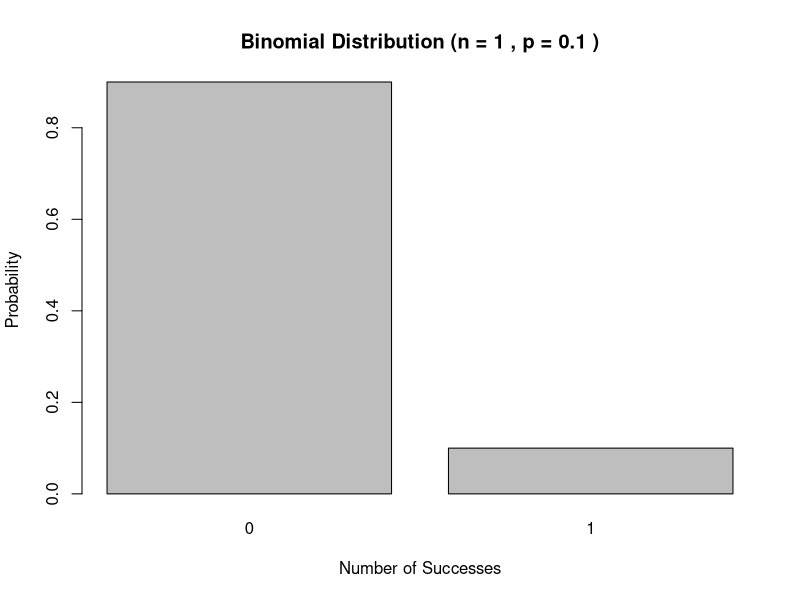
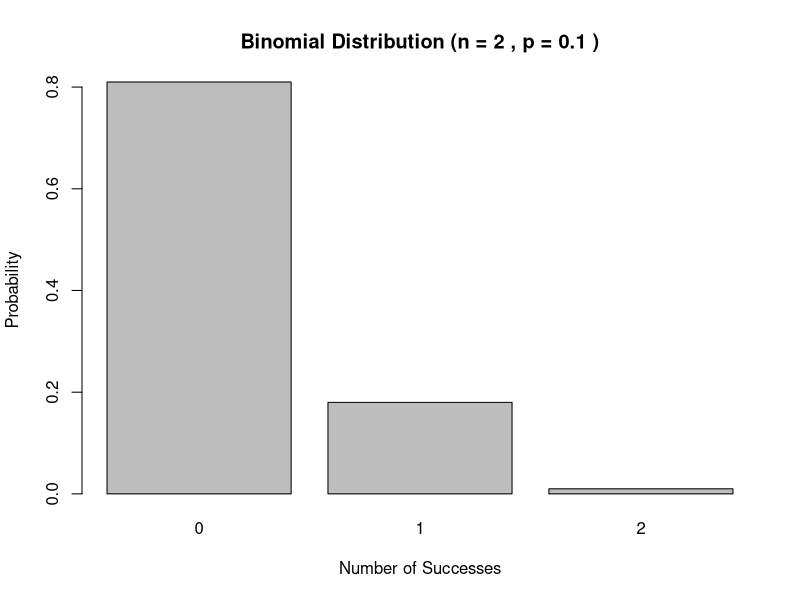
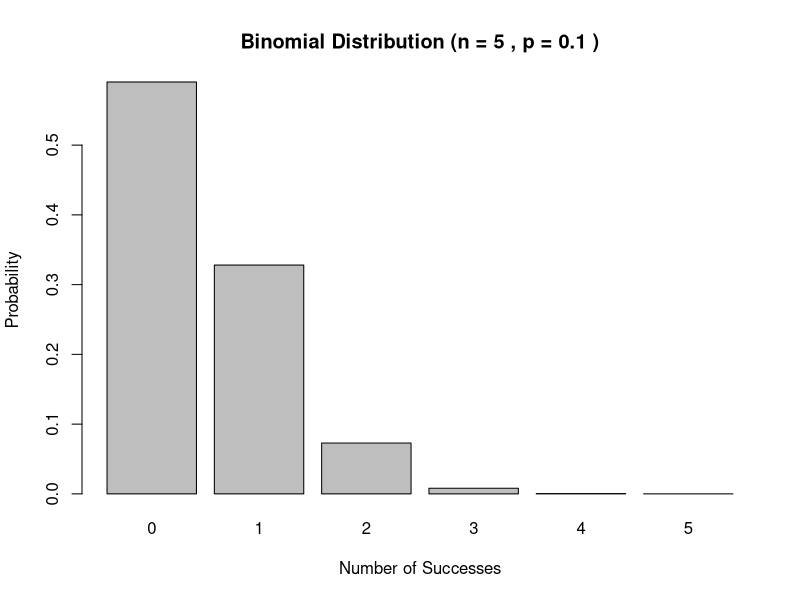
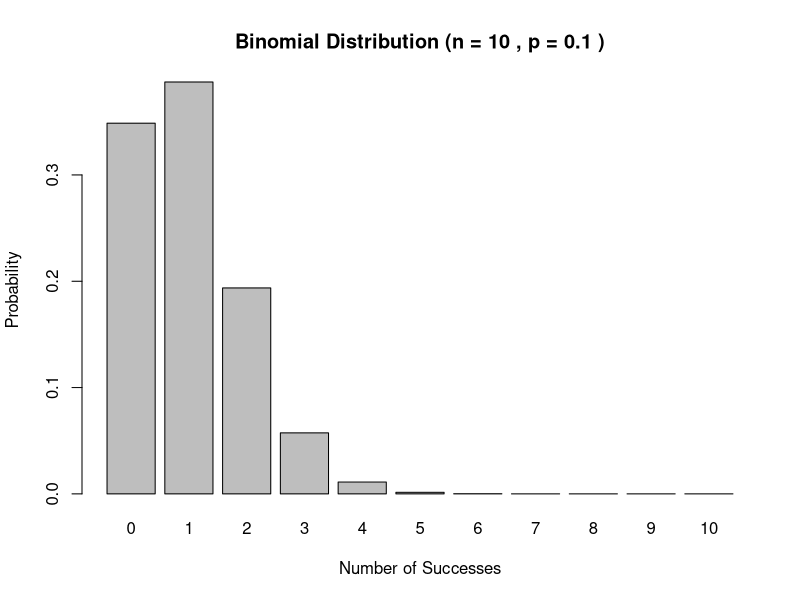
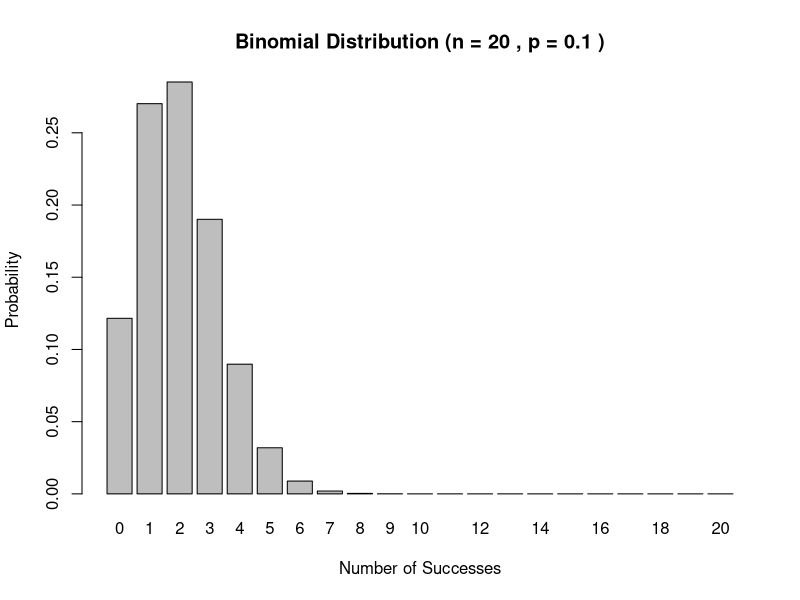
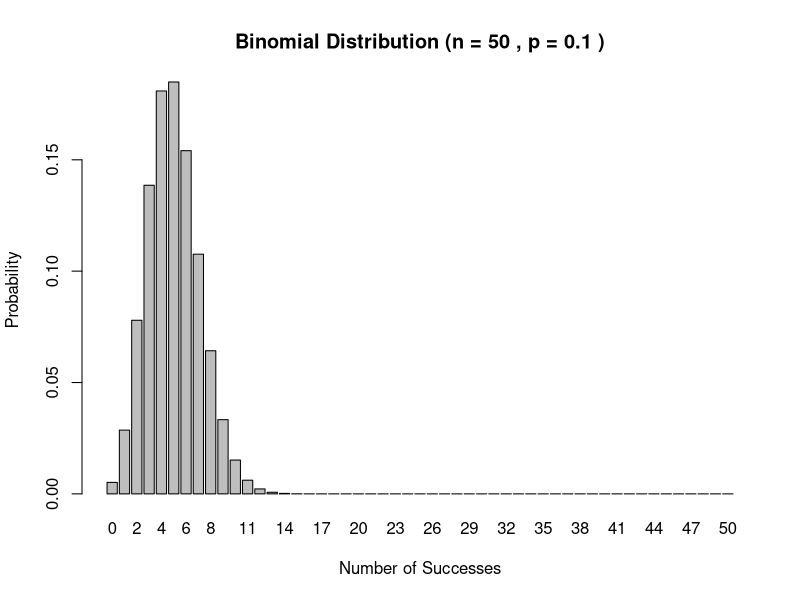
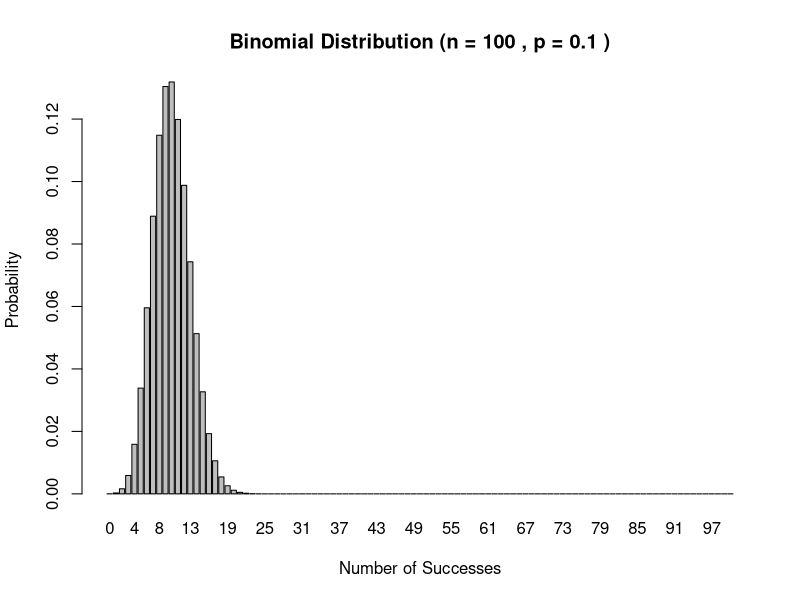
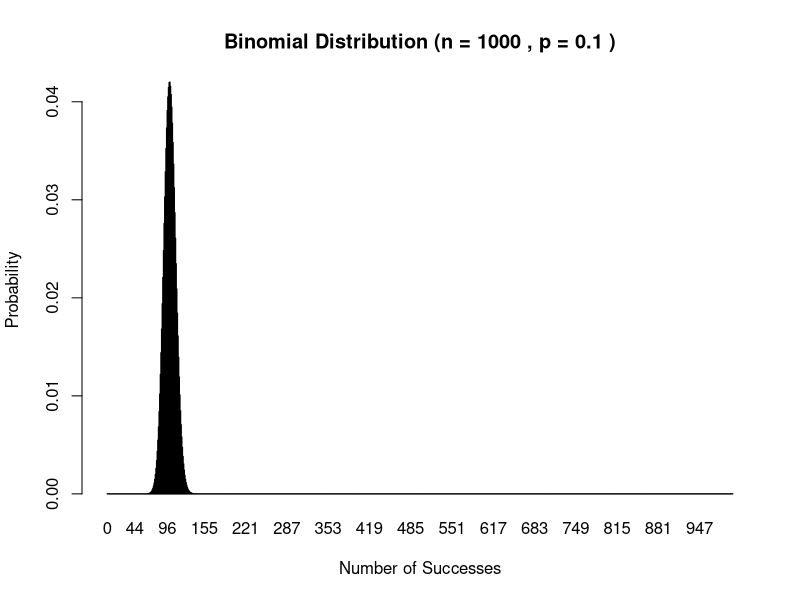

Source code (R) for these figures, in order:
nlist = c(1,2,5,10,20,50,100,1000)
p = 0.1

for (n in nlist) {
  k = 0:n
  f = dbinom(k, size=n, prob=p)
  barplot(f, names=k, xlab = "Number of Successes", ylab = "Probability", 
          main = paste("Binomial Distribution (n =", n, ", p =", p, ")"))
  readline()
}